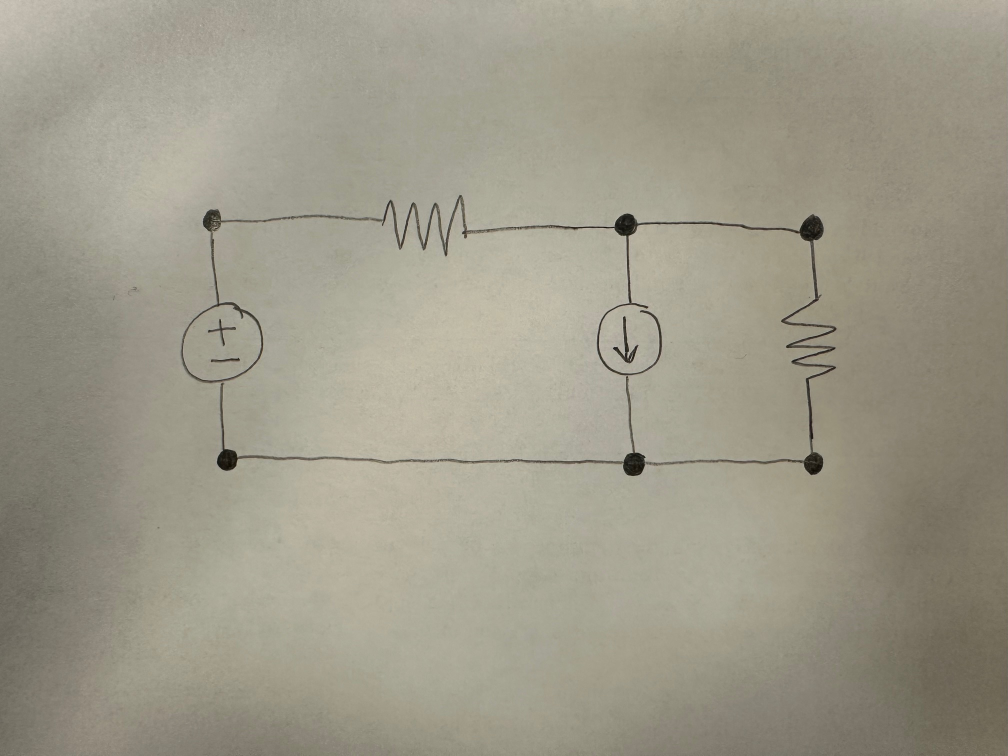
#> input picture component_images/bad_demo.jpg, 2016 x 1512 px (shown at 1/2 size)
$ python cv.py
#> lines starting #> are read from the running program, lines starting #| are printed output that depends on the picture; after the words box and inside, x2 and y2 are one past the last pixel; in counts of white or black regions, pixels touching at a corner belong together
### generate_subimages.py
import cv2
import numpy as np
import os

def load_image(filename):
    img = cv2.imread(filename, cv2.IMREAD_GRAYSCALE) # Read image
    if img.shape[1] > img.shape[0]:
        img = cv2.resize(img, (1920, 1080), interpolation=cv2.INTER_AREA)
    else:
        img = cv2.resize(img, (1080, 1920), interpolation=cv2.INTER_AREA)
    # print(f"Height: {img.shape[0]}")
    # print(f"Width: {img.shape[1]}")
    cv2.imshow("original img", img)
    cv2.waitKey(0)
    return img

def apply_threshold(img, threshold_value=80):
    binary_img = img.copy()
    # binary_img = cv2.adaptiveThreshold(binary_img, 255, cv2.ADAPTIVE_THRESH_GAUSSIAN_C,
    #                                       cv2.THRESH_BINARY, 199, 5)
    binary_img = cv2.threshold(binary_img, threshold_value, 255, cv2.THRESH_BINARY)[1]
    cv2.imshow("binary img", binary_img)
    cv2.waitKey(0)
    return binary_img

def apply_median_blur(img, ksize=31):
    b_img = img.copy()
    b_img = cv2.medianBlur(b_img, ksize)
    cv2.imshow("blur img", b_img)
    cv2.waitKey(0)
    return b_img

def get_circles(img):
    rows = img.shape[0]
    cols = img.shape[1]
    circles = cv2.HoughCircles(img, cv2.HOUGH_GRADIENT, 1, min(rows / 8, cols / 8),
    param1=200, param2=8,
    minRadius=5, maxRadius=80)

    if circles is not None:
        circles = circles.astype(int)
        circles = circles[0]
    else:
        print("NO CIRCLES DETECTED!!")
        exit

    new_circles = []
    for i in range(len(circles)):
        new_circles.append((circles[i][0], circles[i][1], circles[i][2]))

    print(new_circles)
    return new_circles

def show_circles(img, circles):
    circles_img = img.copy()
    # for x, y, r in circles:
    for i in range(len(circles)):
        x = circles[i][0]
        y = circles[i][1]
        r = circles[i][2]
        # circle center
        circles_img = cv2.circle(circles_img, (x, y), 1, (0, 100, 100), 3)
        circles_img = cv2.circle(circles_img, (x, y), r, (255, 0, 255), 3)


    cv2.imshow("detected circles", circles_img)
    cv2.waitKey(0)

def distance(circle1, circle2):
    x1, y1, _ = circle1
    x2, y2, _ = circle2
    return np.sqrt((x2 - x1)**2 + (y2 - y1)**2)

def getNeighbors(circle, circles):
    # direction = ["left", "right", "down", "up"]
    neighbors = [None] * 4
    this_x = circle[0]
    this_y = circle[1]
    this_r = circle[2]
    dist_differential = 40
    for other_circle in circles:
        if circle == other_circle:
            continue
        other_x = other_circle[0]
        other_y = other_circle[1]
        other_r = other_circle[2]
        up_dist = this_y - other_y
        down_dist = other_y - this_y
        left_dist = this_x - other_x
        right_dist = other_x - this_x
        distances = [left_dist, right_dist, down_dist, up_dist]
        e_dist = distance(circle, other_circle)
        for i in range(len(distances)):
            dir_dist = distances[i]
            if dir_dist > 0 and e_dist - dir_dist <= dist_differential and (neighbors[i] == None or dir_dist < neighbors[i][1]):
                neighbors[i] = (other_circle, dir_dist)

    result = [None] * 4
    for i in range(len(result)):
        if neighbors[i] != None:
            result[i] = neighbors[i][0]

    return result

# [17 lines left out: function show_neighbors, not called in this run]

# [25 lines of commented-out code are left out]


def get_subimages(img, edges):
    sub_images = []

    cut_off = 50
    binary_img = img.copy()
    binary_img = cv2.threshold(binary_img, 100, 255, cv2.THRESH_BINARY)[1]

    for circle1, circle2 in edges:
        isHorizontal = abs(circle1[0] - circle2[0]) > abs(circle1[1] - circle2[1])
        if isHorizontal:
            leftX = min(circle1[0], circle2[0]) + 50
            rightX = max(circle1[0], circle2[0]) - 49
            print(f"Left: {leftX} right: {rightX}")
            # pick one of the y coordinates
            y = min(circle1[1], circle2[1]) + 30
            while y < img.shape[0]:
                has_black = False
                for x in range(leftX, rightX):
                    if binary_img[y, x] < 255:
                        has_black = True
                        break
                if has_black:
                    y += 2
                else:
                    break
            upper_y = min(y + 20, img.shape[0])
            y = min(circle1[1], circle2[1]) - 30
            while y > 0:
                has_black = False
                for x in range(leftX, rightX):
                    if binary_img[y, x] < 255:
                        has_black = True
                        break
                if has_black:
                    y -= 2
                else:
                    break
            lower_y = max(0, y - 20)
            sub_image = img[lower_y: upper_y, leftX:rightX]
            sub_images.append([circle1, circle2, sub_image])
        else:
            lowerY = min(circle1[1], circle2[1]) + 50
            upperY = max(circle1[1], circle2[1]) - 49
            # pick one of the x coordinates
            x = min(circle1[0], circle2[0]) + 30
            while x < img.shape[1]:
                has_black = False
                for y in range(lowerY, upperY):
                    if binary_img[y, x] < 255:
                        has_black = True
                        break
                if has_black:
                    x += 2
                else:
                    break
            right_x = min(x + 20, img.shape[1])
            x = min(circle1[0], circle2[0]) - 30
            while x > 0:
                has_black = False
                for y in range(lowerY, upperY):
                    if binary_img[y, x] < 255:
                        has_black = True
                        break
                if has_black:
                    x -= 2
                else:
                    break
            left_x = max(0, x - 20)
            sub_image = img[lowerY: upperY, left_x:right_x]
            sub_images.append([circle1, circle2, sub_image])


    # [21 lines of commented-out code are left out]
    return sub_images

def get_edges_subimages(filename):
    user_img = load_image(filename)
#> in load_image, `img = cv2.resize(img, (1920, 1080), interpolation=cv2.INTER_AREA)`:
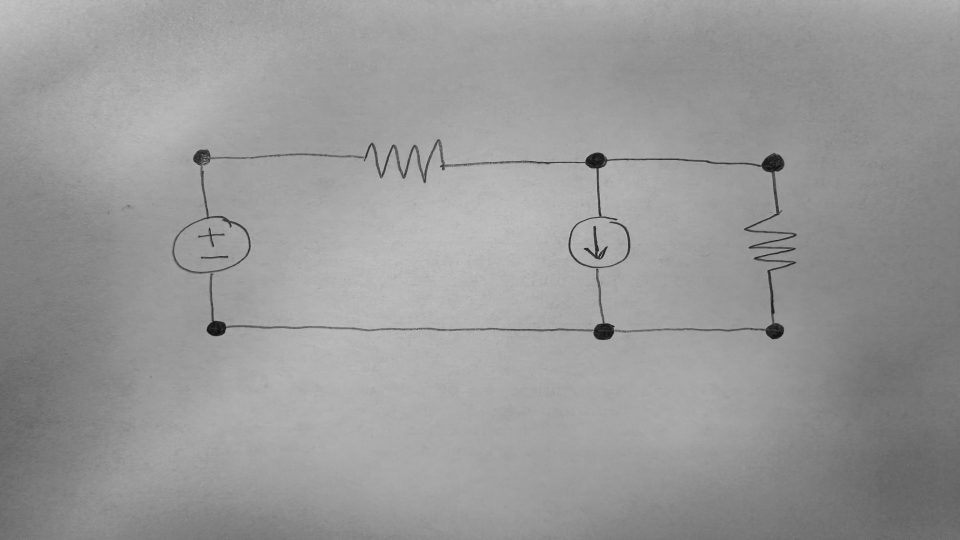
#> img: shape (1080, 1920) (shown at 1/2 size); min 11, max 206, mean 152.6
    thresholded_img = apply_threshold(user_img)
#> in apply_threshold, `binary_img = cv2.threshold(binary_img, threshold_value, 255, cv2.THRES..`:
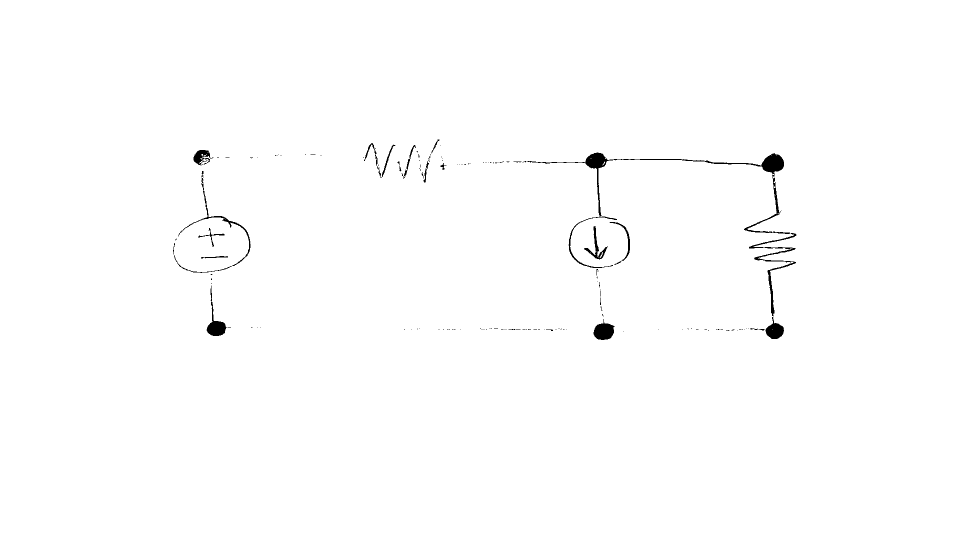
#> binary_img: shape (1080, 1920) (shown at 1/2 size); 99.3% white; 158 black regions (132 under 20 px), largest, box (x1, y1, x2, y2) and area: (1055, 305, 1580, 536) 4777, (1498, 466, 1593, 632) 1484, (1187, 638, 1229, 680) 1122
    med_blurred_img = apply_median_blur(thresholded_img)
#> in apply_median_blur, `b_img = cv2.medianBlur(b_img, ksize)`:
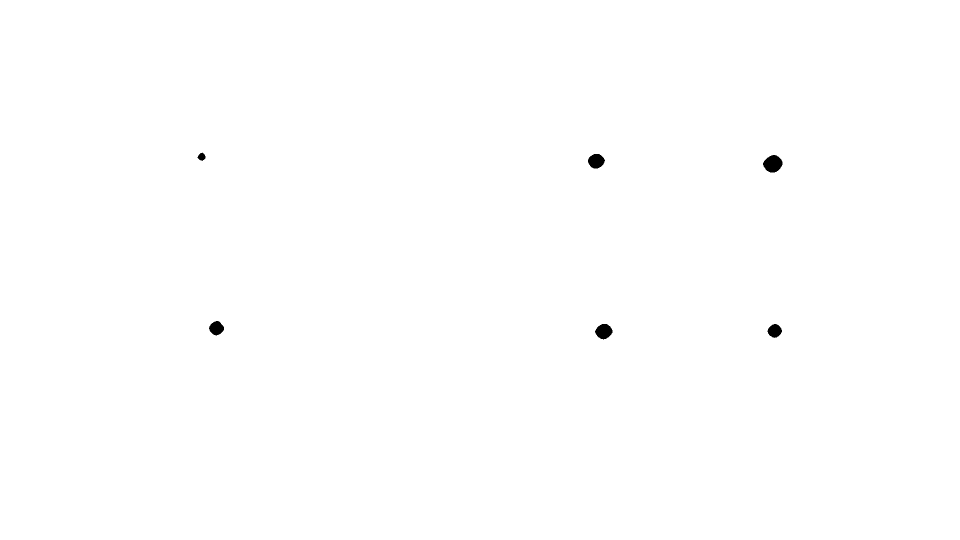
#> b_img: shape (1080, 1920) (shown at 1/2 size); 99.8% white; 6 black regions, box (x1, y1, x2, y2) and area: (1526, 310, 1565, 345) 999, (1190, 648, 1225, 679) 777, (1176, 308, 1210, 337) 737, (418, 642, 448, 671) 613, (1535, 648, 1564, 676) 571, (395, 305, 411, 322) 177
    circles = get_circles(med_blurred_img)
#> in get_circles, `circles = cv2.HoughCircles(img, cv2.HOUGH_GRADIENT, 1, min(rows / 8, c..`: circles = [[1191.5, 321.5, 15], [1548.5, 661.5, 13.1], [432.5, 655.5, 13.8], [1208.5, 662.5, 15.4], [1544.5, 327.5, 17.4], [402.5, 312.5, 7.3]]
#> in get_circles, `circles = circles.astype(int)`: circles = [[1191, 321, 15], [1548, 661, 13], [432, 655, 13], [1208, 662, 15], [1544, 327, 17], [402, 312, 7]]
#> the loop in get_circles, `for i in range(len(circles)):` made 6 passes
#> after the loop in get_circles, `for i in range(len(circles)):`: new_circles = [(1191, 321, 15), (1548, 661, 13), (432, 655, 13), (1208, 662, 15), (1544, 327, 17), (402, 312, 7)]
#| [(1191, 321, 15), (1548, 661, 13), (432, 655, 13), (1208, 662, 15), (1544, 327, 17), (402, 312, 7)]
#> circles has the same summary as new_circles in get_circles
    show_circles(user_img, circles)
#> the loop in show_circles, `for i in range(len(circles)):` made 6 passes
#> after the loop in show_circles, `for i in range(len(circles)):`:
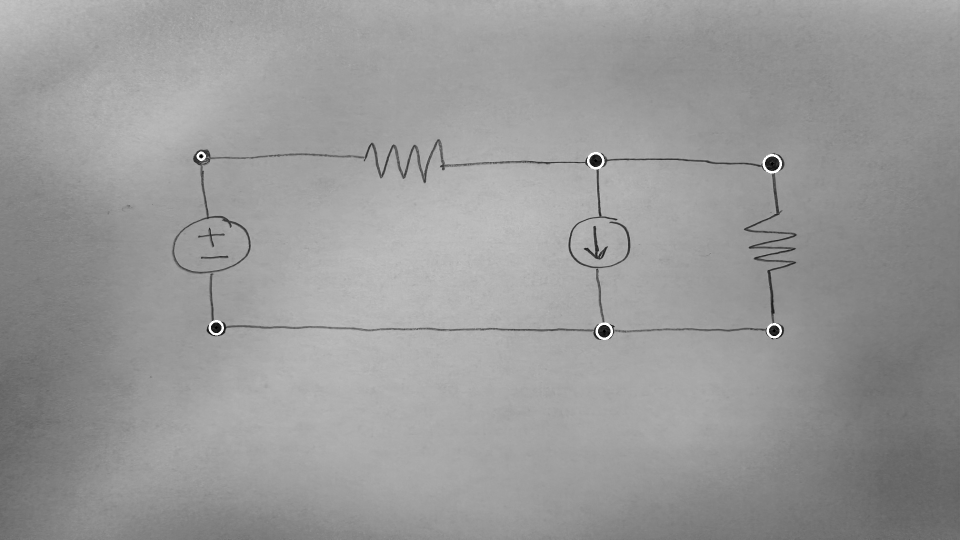
#> circles_img: shape (1080, 1920) (shown at 1/2 size); min 0, max 255, mean 152.8

    neighbors = {}
    for circle in circles:
        nbors = getNeighbors(circle, circles)
        neighbors[circle] = nbors
#> this loop made 6 passes
#> (this_x in getNeighbors, this_y in getNeighbors, this_r in getNeighbors) on passes 1 to 6: (1191, 321, 15), (1548, 661, 13), (432, 655, 13), (1208, 662, 15), (1544, 327, 17), (402, 312, 7)
#> after the loop, neighbors = 6 items
    print(neighbors)
#> (printed output is left out)

    # show_neighbors(user_img, neighbors)

    # node_map = get_nodes(circles, neighbors)

    edges = set()
    for circle in neighbors:
        circle_neighbors = neighbors[circle]
        for i in range(len(circle_neighbors)):
            neighbor = circle_neighbors[i]
            if neighbor and (circle, neighbor) not in edges and (neighbor, circle) not in edges:
                # if neighbor is to the left or below
                if i % 2 == 0:
                    edges.add((neighbor, circle))
                # neighbor is to the right or above
                else:
                    edges.add((circle, neighbor))
#> this loop made 6 passes
#> after the loop, edges = 7 items
    print(edges)
#> (printed output is left out)

    sub_images = get_subimages(user_img, edges)
#> in get_subimages, `binary_img = cv2.threshold(binary_img, 100, 255, cv2.THRESH_BINARY)[1]`:
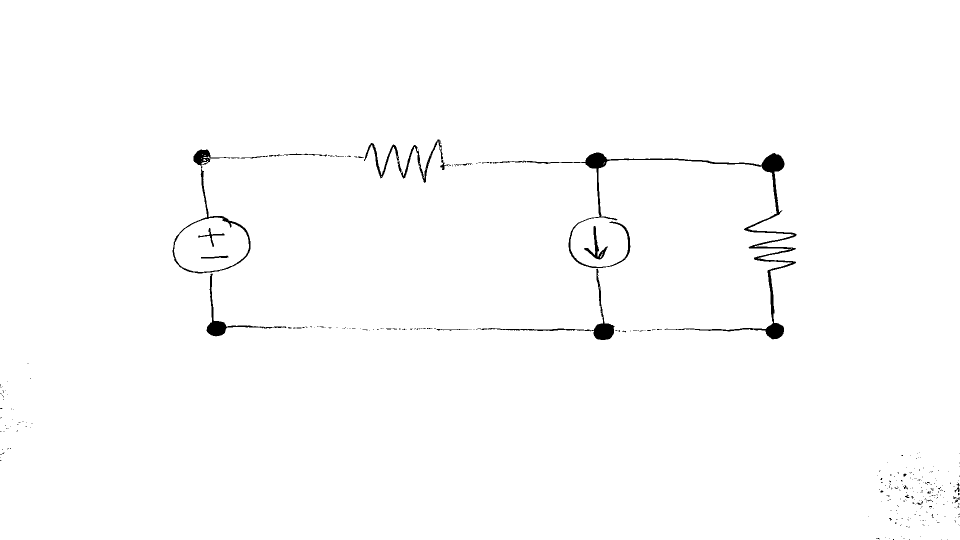
#> binary_img: shape (1080, 1920) (shown at 1/2 size); 99% white; 348 black regions (321 under 20 px), largest, box (x1, y1, x2, y2) and area: (990, 305, 1593, 679) 9386, (976, 537, 1229, 680) 2009, (345, 332, 501, 547) 1650
#> the loop in get_subimages, `for circle1, circle2 in edges:` made 7 passes
#> pass 1, in get_subimages, `sub_image = img[lowerY: upperY, left_x:right_x]`:
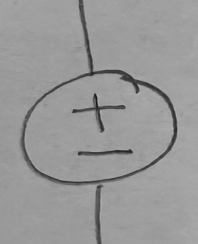
#> sub_image: shape (244, 198); min 23, max 181, mean 152.8
#> pass 3, in get_subimages, `sub_image = img[lowerY: upperY, left_x:right_x]`:
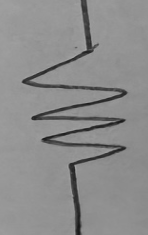
#> sub_image: shape (235, 148); min 23, max 173, mean 140.4
#> sub_images = 7 items

    for i in range(len(sub_images)):
        cv2.imshow(f"component{i}", sub_images[i][2])
        cv2.waitKey(0)
        cv2.imwrite(f"../generated_components/component{i}.jpg", sub_images[i][2])
#> this loop made 7 passes
    cv2.destroyAllWindows()
    return sub_images

# [2 lines that do not run on import are left out]

### parse_dataset.py
import cv2
import sys
import os
import re
import numpy as np
import random as rng

def get_dataset(orb, bil_params, t_lower, t_upper):
    dataset_dir = "component_dataset"
    dataset = []
    dataset_size = 0
    dataset_bytes = 0
    num_descriptors = 0
    for filename in os.scandir(dataset_dir):
        if not filename.is_file():
            continue
        dataset_img = cv2.imread(f"{dataset_dir}/{filename.name}", cv2.IMREAD_GRAYSCALE)
        bil = dataset_img.copy()
        # cv2.imshow('original', bil)
        # cv2.waitKey(0)

        bil = cv2.medianBlur(bil, 3)
        # cv2.imshow('median blurred', bil)
        # cv2.waitKey(0)

        bil = cv2.fastNlMeansDenoising(bil, None, 30, 11, 21)
        # cv2.imshow('denoise', bil)
        # cv2.waitKey(0)

        bil = cv2.adaptiveThreshold(bil, 255, cv2.ADAPTIVE_THRESH_GAUSSIAN_C,
                                            cv2.THRESH_BINARY, 191, 5)
        # cv2.imshow('adapt thresh', bil)
        # cv2.waitKey(0)

        bil = cv2.medianBlur(bil, 3)
        # [10 lines of commented-out code are left out]

        dataset_edge = cv2.Canny(bil, t_lower, t_upper)
        # cv2.imshow(f"dataset img: {filename.name}", dataset_edge)
        # cv2.waitKey(0)
        # cv2.destroyAllWindows()
        dataset_keypoints, dataset_descriptors = orb.detectAndCompute(dataset_edge, None)
        # if not dataset_keypoints:
        #     continue
        # print(f"Dataset image {filename.name} descriptors len: {len(dataset_descriptors)}, size in bytes: {sys.getsizeof(dataset_descriptors)}")
        dataset.append((filename.name[:re.search(r'\d', filename.name).start()], dataset_edge, dataset_keypoints, dataset_descriptors))
        dataset_size += 1
        dataset_bytes += sys.getsizeof(dataset_descriptors)
        num_descriptors += len(dataset_descriptors)

    # print(f"Dataset number of components: {dataset_size};  avg number of descriptors: {num_descriptors // dataset_size}; avg number of bytes per component: {dataset_bytes // dataset_size}; total bytes: {dataset_bytes}")
    return dataset

### cv.py
import cv2
import itertools

from component_classification import get_component_classifications
from generate_subimages import get_edges_subimages
from parse_dataset import get_dataset

def generate_circuits(new_edges):
    # generate every possible combination of circuits and calculate their scores
    edge_types = [edge[2] for edge in new_edges]
    circuit_combos = list(itertools.product(*edge_types))

    print("\n")
    # print(circuit_combos)
    print(len(circuit_combos))

    possible_circuits = []
    for circuit_combo in circuit_combos:
        circuit = []
        score = 0
        for i, (node1, node2, _) in enumerate(new_edges):
            circuit.append([node1, node2, circuit_combo[i][0]])
            score += circuit_combo[i][2]
        # calculate likelihood score here and add it
        possible_circuits.append([circuit, score])

    possible_circuits.sort(key = lambda x: x[1])

    return possible_circuits


if __name__ == "__main__":
    # list of [circle1, circle2, subimages]
    edge_subimages = get_edges_subimages("component_images/bad_demo.jpg")
#> edge_subimages = 7 items

    bil_params = (5, 25, 25)
    # Setting parameter values for Canny
    t_lower = 100 # Lower Threshold
    t_upper = 300 # Upper threshold
    orb = cv2.ORB_create()
    dataset = get_dataset(orb, bil_params, t_lower, t_upper)
#> (the run stopped early here; a loop or call above may not have finished)
